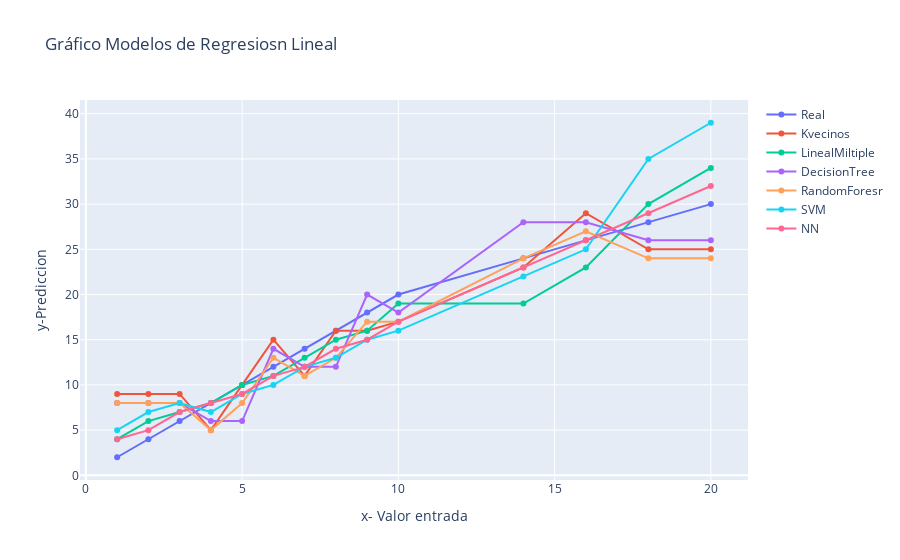

Write notebook code for a chart like this one.
### Markdown cell above
### Comparison of Model Results - Parte two

### Code cell
import numpy as np
import plotly.graph_objects as go

xbase = x1.flatten() # flatten input x for plot exe x
fig = go.Figure()
fig.add_trace(go.Scatter(x=xbase, y=y, name='Real'))
fig.add_trace(go.Scatter(x=xbase, y=knn_cv.astype(int), name='Kvecinos'))
fig.add_trace(go.Scatter(x=xbase, y=rlm_cv.astype(int), name='LinealMiltiple'))
fig.add_trace(go.Scatter(x=xbase, y=rad_cv.astype(int), name='DecisionTree'))
fig.add_trace(go.Scatter(x=xbase, y=raf_cv.astype(int), name='RandomForesr'))
fig.add_trace(go.Scatter(x=xbase, y=mvs_cv.astype(int), name='SVM'))
fig.add_trace(go.Scatter(x=xbase, y=y_test.flatten().astype(int), name='NN'))
fig.update_layout(
    title='Gráfico Modelos de Regresiosn Lineal',
    xaxis_title='x- Valor entrada',
    yaxis_title='y-Prediccion',
    hovermode='x'  
)
fig.show()

### Figure 1 — Plotly figure (JSON) as saved in the notebook; plotly's stock layout.template omitted (floating-point values rounded to 4 significant figures)
{"data": [{"name": "Real", "type": "scatter", "x": [1, 2, 3, 4, 5, 6, 7, 8, 9, 10, 14, 16, 18, 20], "y": [2, 4, 6, 8, 10, 12, 14, 16, 18, 20, 24, 26, 28, 30]}, {"name": "Kvecinos", "type": "scatter", "x": [1, 2, 3, 4, 5, 6, 7, 8, 9, 10, 14, 16, 18, 20], "y": [9, 9, 9, 5, 10, 15, 11, 16, 16, 17, 23, 29, 25, 25]}, {"name": "LinealMiltiple", "type": "scatter", "x": [1, 2, 3, 4, 5, 6, 7, 8, 9, 10, 14, 16, 18, 20], "y": [4, 6, 7, 8, 10, 11, 13, 15, 16, 19, 19, 23, 30, 34]}, {"name": "DecisionTree", "type": "scatter", "x": [1, 2, 3, 4, 5, 6, 7, 8, 9, 10, 14, 16, 18, 20], "y": [8, 8, 8, 6, 6, 14, 12, 12, 20, 18, 28, 28, 26, 26]}, {"name": "RandomForesr", "type": "scatter", "x": [1, 2, 3, 4, 5, 6, 7, 8, 9, 10, 14, 16, 18, 20], "y": [8, 8, 8, 5, 8, 13, 11, 13, 17, 17, 24, 27, 24, 24]}, {"name": "SVM", "type": "scatter", "x": [1, 2, 3, 4, 5, 6, 7, 8, 9, 10, 14, 16, 18, 20], "y": [5, 7, 8, 7, 9, 10, 12, 13, 15, 16, 22, 25, 35, 39]}, {"name": "NN", "type": "scatter", "x": [1, 2, 3, 4, 5, 6, 7, 8, 9, 10, 14, 16, 18, 20], "y": [4, 5, 7, 8, 9, 11, 12, 14, 15, 17, 23, 26, 29, 32]}], "layout": {"hovermode": "x", "title": {"text": "Gráfico Modelos de Regresiosn Lineal"}, "xaxis": {"title": {"text": "x- Valor entrada"}}, "yaxis": {"title": {"text": "y-Prediccion"}}}}
